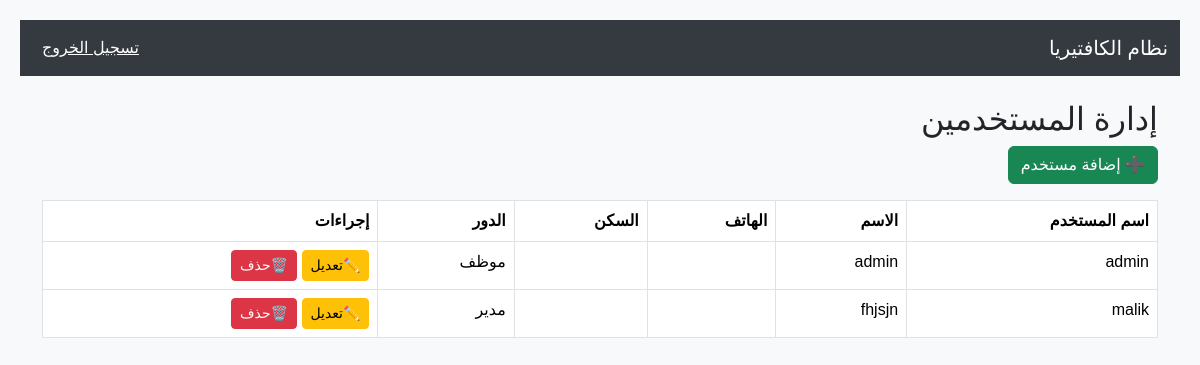
The page /staff/users/ (signed in) on the database as committed earlier.
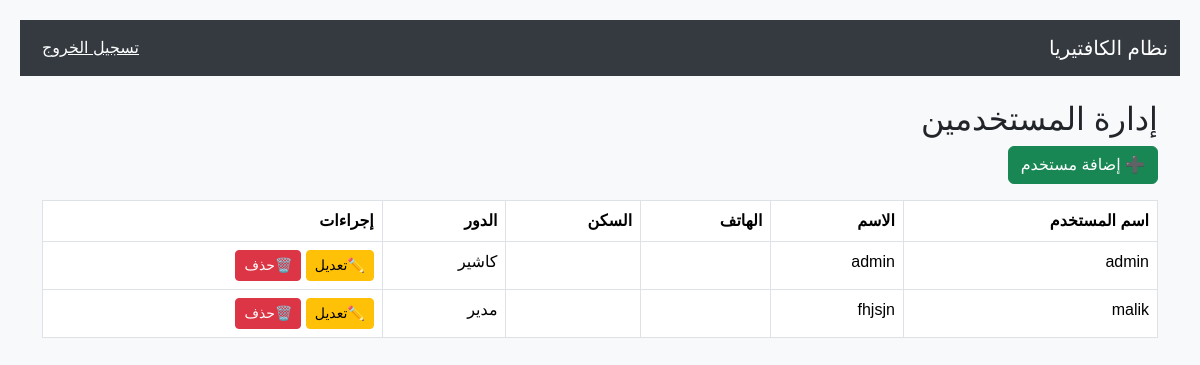
The same page on the database as committed later.
### staff/models.py (models this page shows, shortened)
class CustomUser(AbstractUser):
    ROLES = (
        ('manager', 'مدير'),
        ('cashier', 'كاشير'),
        ('staff', 'موظف'),
    )
    role = models.CharField(max_length=20, choices=ROLES, default='staff')
    full_name = models.CharField(max_length=150)
    phone_number = models.CharField(max_length=20, blank=True)
    location = models.CharField(max_length=255, blank=True)

### staff/views.py (the view)
# urls.py: path('users/', views.staff_list, name='staff_list'),
@login_required
def staff_list(request):
    users = User.objects.exclude(id=request.user.id)
    return render(request, 'staff/user_list.html', {'users': users})

### templates/staff/user_list.html (shortened to what this page needs)
{% extends "base.html" %}
{% block content %}
<h2>إدارة المستخدمين</h2>
<a href="{% url 'create_user' %}" class="btn btn-success mb-3">➕ إضافة مستخدم</a>
<table class="table table-bordered">
<tr>
    <th>اسم المستخدم</th>
    <th>الاسم</th>
    <th>الهاتف</th>
    <th>السكن</th>
    <th>الدور</th>
    <th>إجراءات</th>
</tr>
{% for user in users %}
<tr>
    <td>{{ user.username }}</td>
    <td>{{ user.full_name }}</td>
    <td>{{ user.phone_number }}</td>
    <td>{{ user.location }}</td>
    <td>{{ user.get_role_display }}</td>
    <td>
        <a href="{% url 'update_user' user.id %}" class="btn btn-sm btn-warning">✏️تعديل</a>
        <form method="POST"
                  action="{% url 'delete_user' user.id %}"
                  style="display:inline;"
                  onsubmit="return confirm('هل أنت متأكد من الحذف؟');">
                <button class="btn btn-sm btn-danger">🗑️حذف</button>
            </form>
    </td>
</tr>
{% endfor %}
</table>
{% endblock %}

Rows that differ between the two databases and show on the page:
changed CustomUser "admin": role "موظف" → "كاشير"
